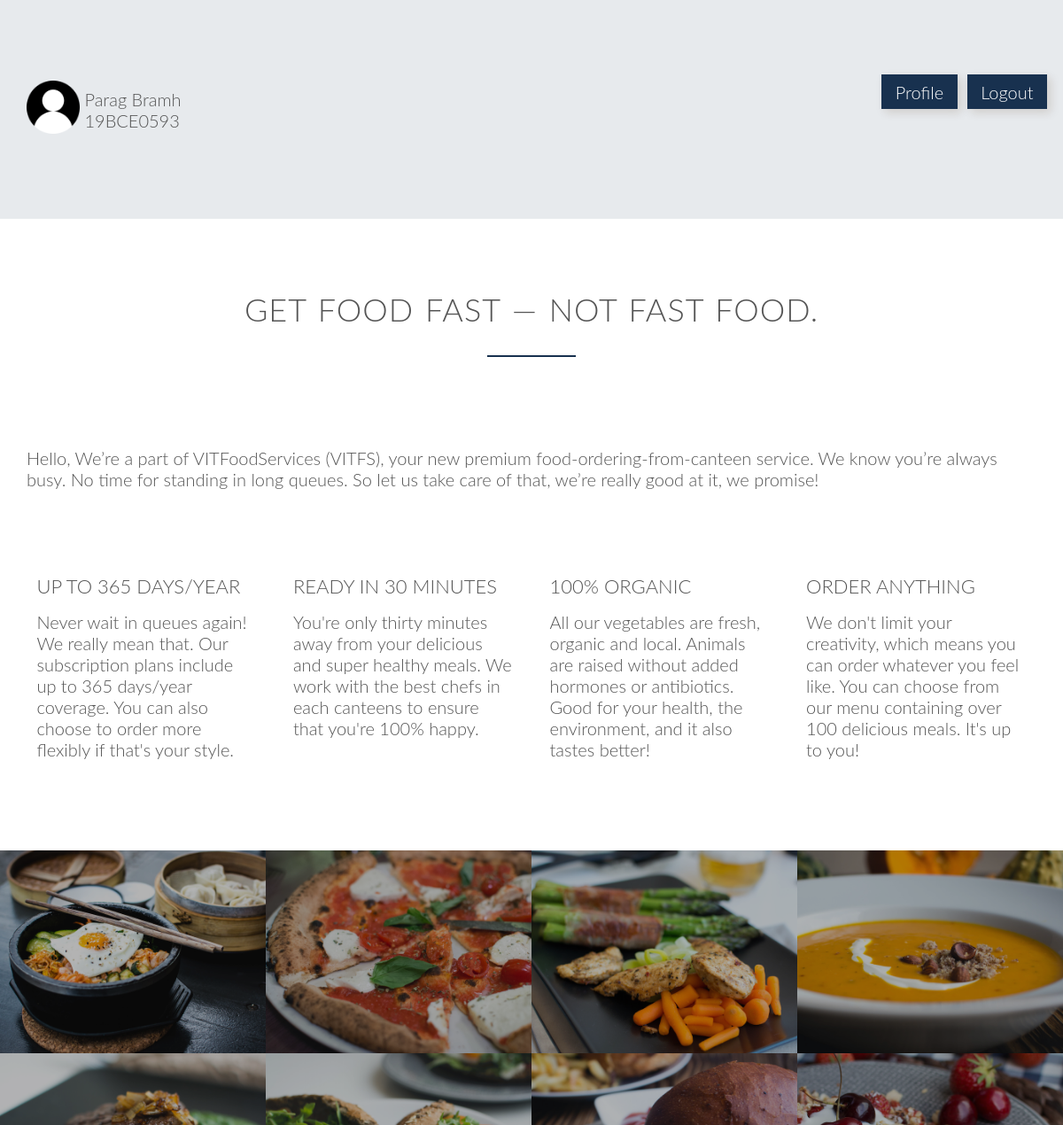
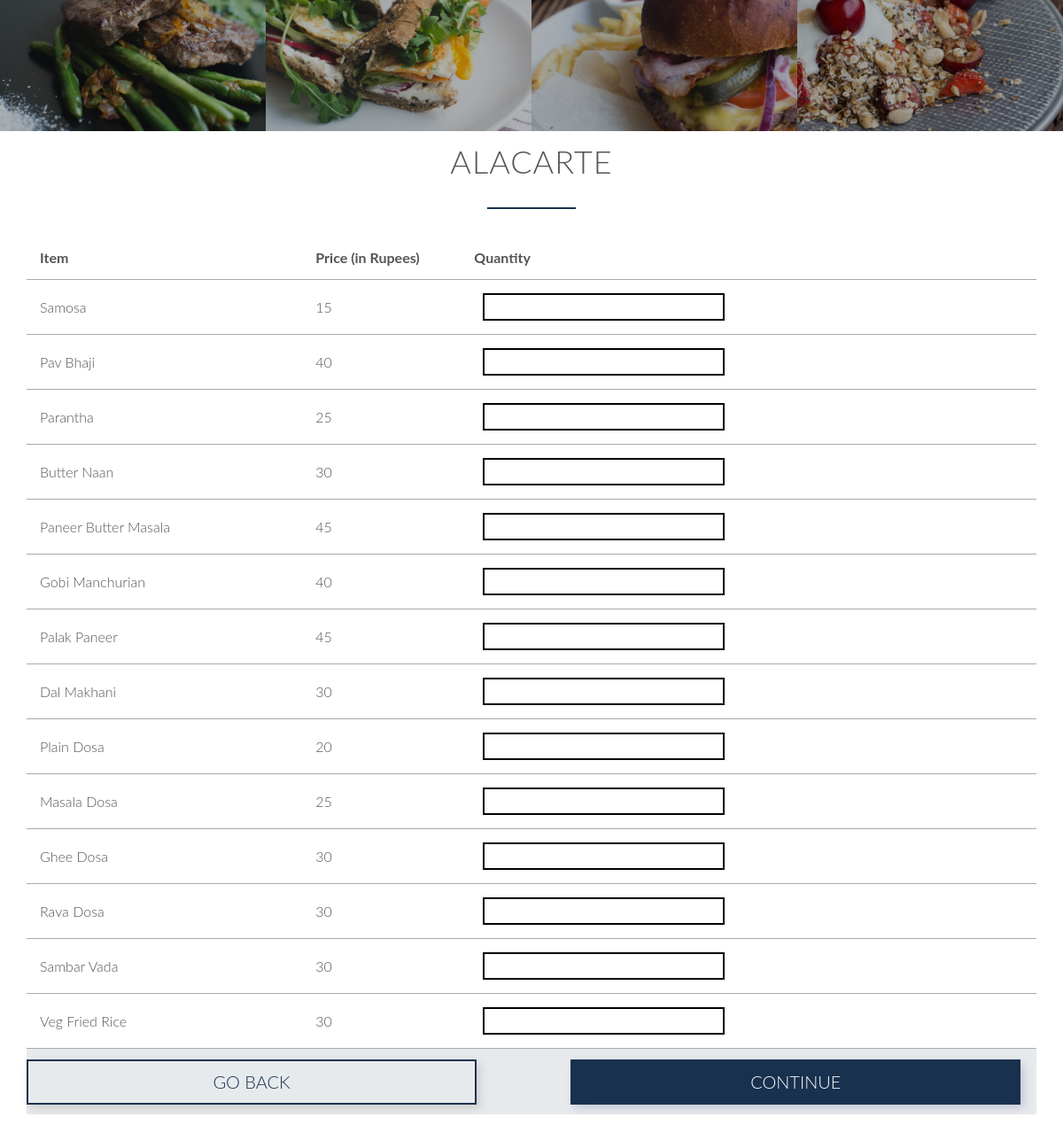
The app's page /alanac.php (signed in) with its own data (2 pictures, top to bottom).
### tables this page shows
CREATE TABLE `customer` (
  `custid` varchar(10) NOT NULL,
  `name` varchar(25) DEFAULT NULL,
  `wallet` int(11) DEFAULT NULL,
  `hblock` varchar(2) DEFAULT NULL,
  `hroom` int(11) DEFAULT NULL,
  `phone` decimal(30,0) DEFAULT NULL
);

CREATE TABLE `nacalacarte` (
  `iid` int(11) NOT NULL,
  `name` varchar(30) DEFAULT NULL,
  `price` int(11) DEFAULT NULL,
  `time` int(11) NOT NULL
);

### alanac.php (the view, shortened to what this page needs)
<!DOCTYPE html>
<?php
    include('sessioncust.php');
    $uname = $_SESSION['login_user'];
    $sql = "SELECT * from customer where custid='$uname'";
    $result = mysqli_query($db,$sql);
    $row = mysqli_fetch_array($result,MYSQLI_ASSOC);
?>
<html>
    <head>
        <link rel="stylesheet" type="text/css" href="css/style.css">
        <link rel="stylesheet" type="text/css" href="css/grid.css">
    </head>
    <body>
        <section class="section-plans">
            <div class="row">
                <div class="col span-10-of-12">
                    <img src="images/person.png" style="border-radius: 20%; width: 5vw;">
                    <div style="display: inline-block; vertical-align: super"><?php echo $row['name']?><br><?php echo $row['custid']?></div>
                </div>
                <div class="col span-1-of-12"><a style="text-decoration: none; background-color: #18314f; padding: 10% 20%; color: white; vertical-align: text-bottom; margin-top: 20%; margin-bottom: 20%; box-shadow: 4px 4px 10px rgba(72, 39, 10, 0.15)" href="profile.php">Profile</a></div>
                <div class="col span-1-of-12"><a style="text-decoration: none; background-color: #18314f; padding: 10% 20%; color: white; vertical-align: text-bottom; margin-top: 20%; margin-bottom: 20%; box-shadow: 4px 4px 10px rgba(72, 39, 10, 0.15)" href="index.php">Logout</a></div>
            </div>
        </section>
        <section class="section-features">
			<div class="row">
				<h2>Get food fast &mdash; not fast food.</h2>
            <br><br><br>
				<p class="long-feat">
					Hello, We’re a part of VITFoodServices (VITFS), your new premium food-ordering-from-canteen service. We know you’re always busy. No time for standing in long queues. So let us take care of that, we’re really good at it, we promise!
				</p>
			</div>
            <br><br><br>
			<div class="row">
				<div class="col span-1-of-4 box">
					<h3>Up to 365 days/year</h3>
					<p>
						Never wait in queues again! We really mean that. Our subscription plans include up to 365 days/year coverage. You can also choose to order more flexibly if that's your style.
					</p>
				</div>
				<div class="col span-1-of-4 box">
					<h3>Ready in 30 minutes</h3>
					<p>
						You're only thirty minutes away from your delicious and super healthy meals. We work with the best chefs in each canteens to ensure that you're 100% happy.
					</p>
				</div>
				<div class="col span-1-of-4 box">
					<h3>100% organic</h3>
					<p>
						All our vegetables are fresh, organic and local. Animals are raised without added hormones or antibiotics. Good for your health, the environment, and it also tastes better!
					</p>
				</div>
				<div class="col span-1-of-4 box">
					<h3>Order anything</h3>
					<p>
						We don't limit your creativity, which means you can order whatever you feel like. You can choose from our menu containing over 100 delicious meals. It's up to you!
					</p>
				</div>
			</div>
		</section>
        <section class="section-meals">
			<ul class="meals-show clearfix">
				<li>
					<figure class="meal-photo">
						<img src="images/1.jpg" alt="Korean bibimbap with egg and vegetables">
					</figure>
				</li>
				<li>
					<figure class="meal-photo">
						<img src="images/2.jpg" alt="Simple italian pizza with cherry tomatoes">
					</figure>
				</li>
				<li>
					<figure class="meal-photo">
						<img src="images/3.jpg" alt="Chicken breast steak with vegetables">
					</figure>
				</li>
				<li>
					<figure class="meal-photo">
						<img src="images/4.jpg" alt="Autumn pumpkin soup">
					</figure>
				</li>
			</ul>
			<ul class="meals-show clearfix">
				<li>
					<figure class="meal-photo">
						<img src="images/5.jpg" alt="Paleo beef steak with vegetables">
					</figure>
				</li>
				<li>
					<figure class="meal-photo">
						<img src="images/6.jpg" alt="Healthy baguette with egg and vegetables">
					</figure>
				</li>
				<li>
					<figure class="meal-photo">
						<img src="images/7.jpg" alt="Burger with cheddar and bacon">
					</figure>
				</li>
				<li>
					<figure class="meal-photo">
						<img src="images/8.jpg" alt="Granola with cherries and strawberries">
					</figure>
				</li>
			</ul>
		</section>
        <section class="section-cant">
            <div class="row">
                <h2>ALAcarte</h2>
            </div>
            <div class="row">
                <form method="post" id="sjt" name="sjt" action="<?php $_PHP_SELF ?>">
                <table>
                    <tr>
                        <td width=150><strong>Item</strong></td>
                        <td width=15><strong>Price (in Rupees)</strong></td>
                        <td width=15><strong>Quantity</strong></td>
                    </tr>
                    <?php
                        $ala = "SELECT * from nacalacarte";
                        $res = mysqli_query($db,$ala);
                        while($item = mysqli_fetch_array($res, MYSQLI_ASSOC)){
                            echo "<tr><td>".$item['name']."</td><td>".$item['price']."</td><td align=\"center\"><input type=\"numeric\" class=\"btnsmall\" id=\"".$item['iid']."\" name =\"".$item['iid']."\"></td>";
                        }
                    ?>
                </table>
                <div class="section-plans">
                <div class="row">
                <a style="text-decoration: none; color:#18314f;" href="homepage.php">
                    <div class="col span-5-of-11" style="box-shadow: 4px 4px 10px rgba(72, 39, 10, 0.15); text-align: center; padding: 1%;border: 2px solid #18314f;font-family: 'Lato','Arial', sans-serif;font-weight: 300;font-size: 20px;">
                        GO BACK
                    </div>
                </a>
                <div class="col"> &nbsp;&nbsp;&nbsp;&nbsp;&nbsp;&nbsp;&nbsp;&nbsp;&nbsp;&nbsp;&nbsp;&nbsp;&nbsp;&nbsp;&nbsp;&nbsp;</div>
                    <button class="col span-5-of-11" style="box-shadow: 4px 4px 10px rgba(12, 10, 72, 0.15); text-align: center; padding: 1%;border: 2px solid #18314f;background-color: #18314f; color: white; font-family: 'Lato','Arial', sans-serif;font-weight: 300;font-size: 20px;" type="submit" id="Submit" name="Submit" for="sjt">
                        CONTINUE
                    </button>
                </div>
                </div>
                </form>
            </div>
        </section>
   </body>
</html>

### css/style.css (style rules this page uses)
* { margin:0; padding: 0; -webkit-box-sizing: border-box; box-sizing: border-box; }
html, body { background-color: #fff; color: #555; font-family: 'Lato','Arial', sans-serif; font-weight: 300; font-size: 20px; text-rendering: optimizeLegibility; overflow-x: hidden; }
.clearfix { zoom: 1 }
.clearfix:after { content: '.'; clear: both; display: block; height: 0; visibility: hidden; }
.row { max-width: 1140px; margin: 0 auto; }
section { padding: 80px 0px; }
.box { padding:1%; }
h1, h2, h3 { font-weight: 300; text-transform: uppercase; }
h2 { font-size: 180%; word-spacing: 2px; text-align: center; margin-bottom: 30px; letter-spacing: 1px; }
h3 { font-size: 110%; margin-bottom: 15px; }
h2:after { display: block; height: 2px; background-color: #18314f; content: " "; width: 100px; margin: 0 auto; margin-top: 30px; }
.btnsmall { background-color: inherit; color: #000; text-decoration: none; font-size: 20px; border: 2px solid #000; margin-left: 10px; display: inline-block; padding: 2px; }
table { border:none; width: 100%; border-collapse: collapse; }
th, td { padding: 15px; text-align: left; vertical-align: middle; border: none; border-bottom: 1px solid #aaaaaa; }
.section-meals { padding: 0; }
.meals-show { list-style: none; width: 100%; }
.meals-show li { display: block; float: left; width:25%; }
.meal-photo { width:100%; margin: 0; overflow: hidden; background-color: #000; }
.meal-photo img { width: 100%; height: auto; -webkit-transform: scale(1.15); transform: scale(1.15); -webkit-transition: opacity 0.5s, -webkit-transform 0.5s; transition: opacity 0.5s, -webkit-transform 0.5s; transition: transform 0.5s, opacity 0.5s; transition: transform 0.5s, opacity 0.5s, -webkit-transform 0.5s; opacity: 0.7; }
.section-cant { padding: 1%; }
.section-plans { background-color: rgba(24, 49, 79, 0.1); }
form { font-size: 80%; }

### css/grid.css (style rules this page uses)
.row { zoom: 1; }
.row:before, .row:after { content:""; display:table; }
.row:after { clear:both; }
.col { display: block; float:left; margin: 1% 0 1% 1.6%; }
.col:first-child { margin-left: 0; }
.span-1-of-4 { width: 23.8%; }
.span-5-of-11 { width: 44.58%; }
.span-10-of-12 { width: 83.06%; }
.span-1-of-12 { width: 6.86%; }

### records on screen
customer: name "Parag Bramh", custid "19BCE0593"
nacalacarte: name "Samosa", price "15"
nacalacarte: name "Pav Bhaji", price "40"
nacalacarte: name "Parantha", price "25"
nacalacarte: name "Butter Naan", price "30"
nacalacarte: name "Paneer Butter Masala", price "45"
nacalacarte: name "Gobi Manchurian", price "40"
nacalacarte: name "Palak Paneer", price "45"
nacalacarte: name "Dal Makhani", price "30"
nacalacarte: name "Plain Dosa", price "20"
nacalacarte: name "Masala Dosa", price "25"
nacalacarte: name "Ghee Dosa", price "30"
nacalacarte: name "Rava Dosa", price "30"
nacalacarte: name "Sambar Vada", price "30"
nacalacarte: name "Veg Fried Rice", price "30"
